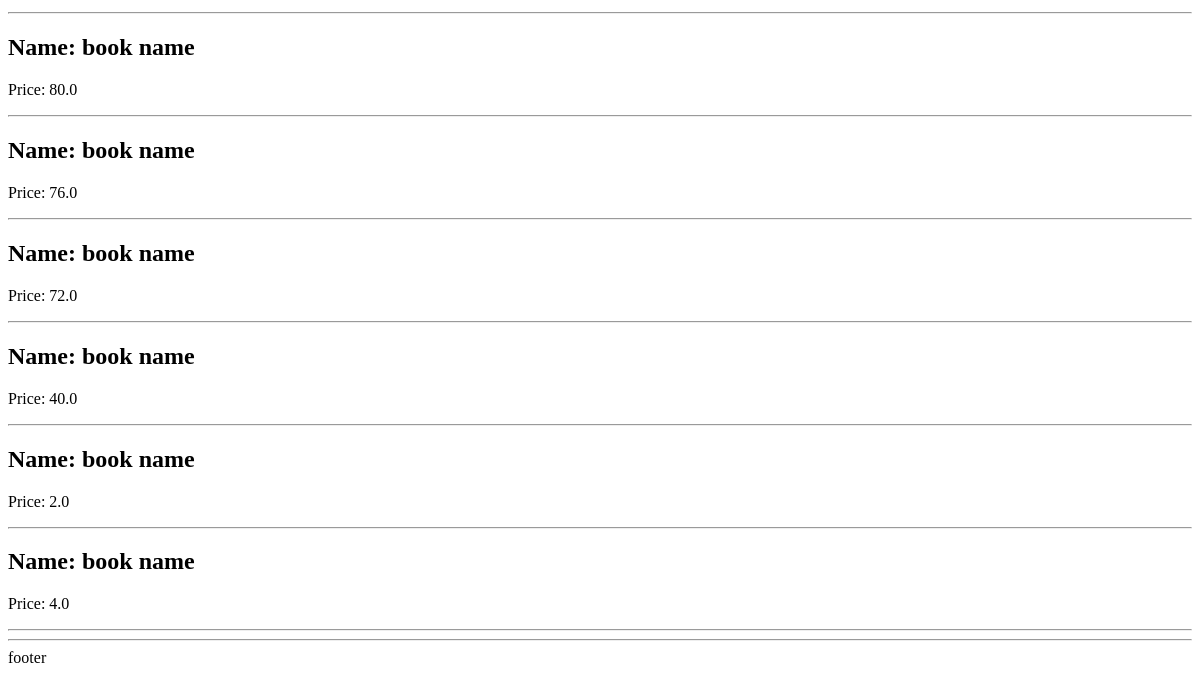
/books/lab8/task1/ (lower part), run on an earlier commit of the app's database.
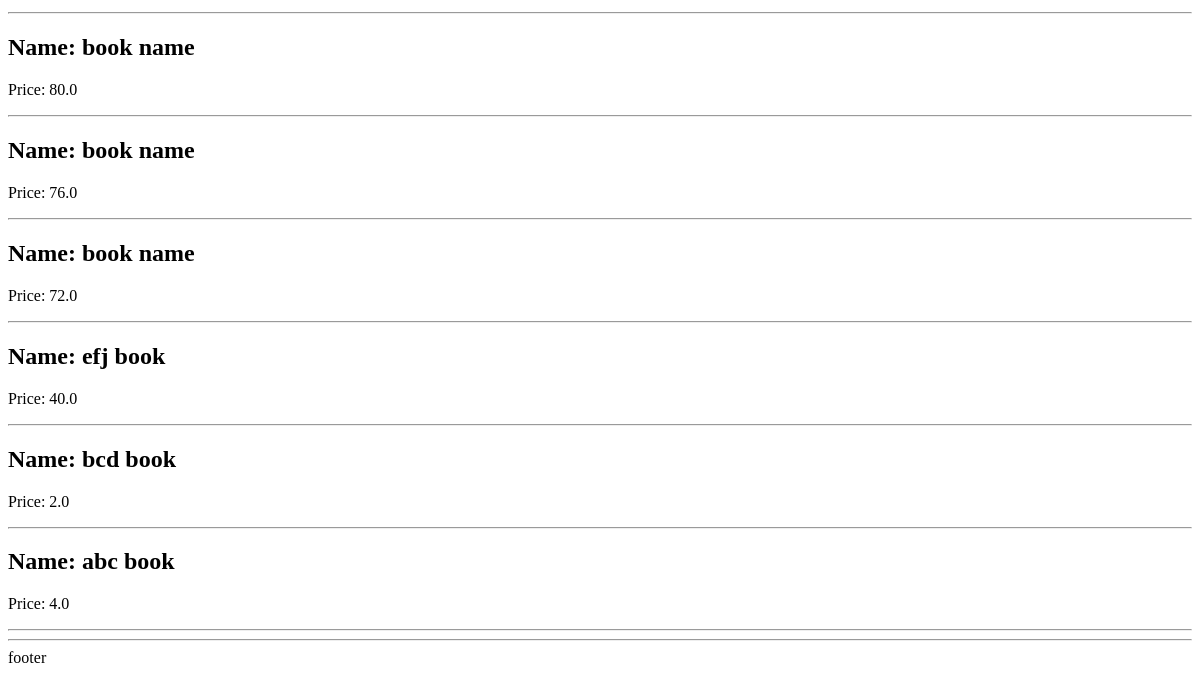
And on a later commit of the database.
### apps/bookmodule/models.py (models this page shows)
class Book(models.Model):
    title = models.CharField(max_length = 50)
    author = models.CharField(max_length = 50)
    price = models.FloatField(default = 0.0)
    edition = models.SmallIntegerField(default = 1)

### apps/bookmodule/views.py (the view)
# urls.py: path('lab8/task1/', views.task1, name='task1'),
def task1(request):
    query = Book.objects.all()
    query = query.filter(Q(price__lte=80))
    return render(request, 'bookmodule/task1.html', {"books": query})

### apps/templates/bookmodule/task1.html (shortened to what this page needs)
{% extends "layouts/base.html" %}
{% load static %}
{% block content %}
<div>
    {% for book in books %}
    <div>
        <h2>Name: {{book.title}}</h2>
        <p>Price: {{book.price}}</p>
    </div>
    <hr>
    {% endfor %}
</div>
{% endblock content %}

What changed in the data, as far as the page shows it:
changed Book: title "book name" → "efj book"
changed Book: title "book name" → "bcd book"
changed Book: title "book name" → "abc book"
